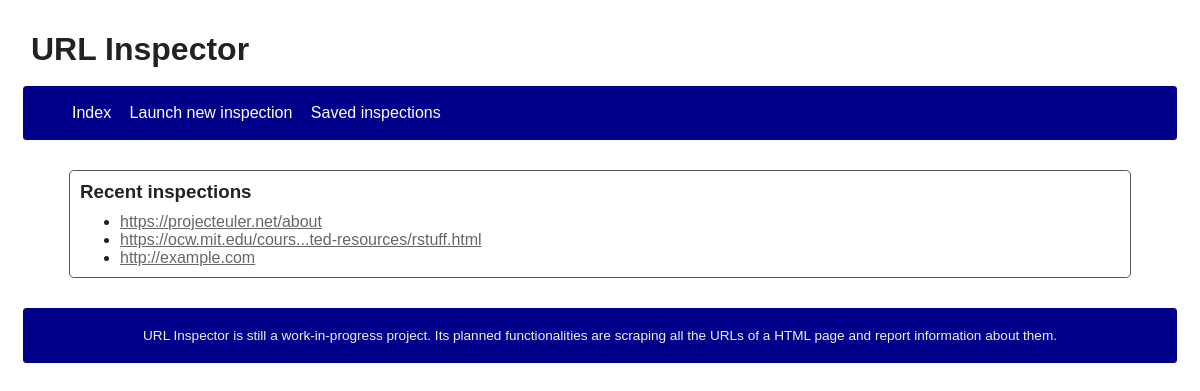
/, run on an earlier commit of the app's database.
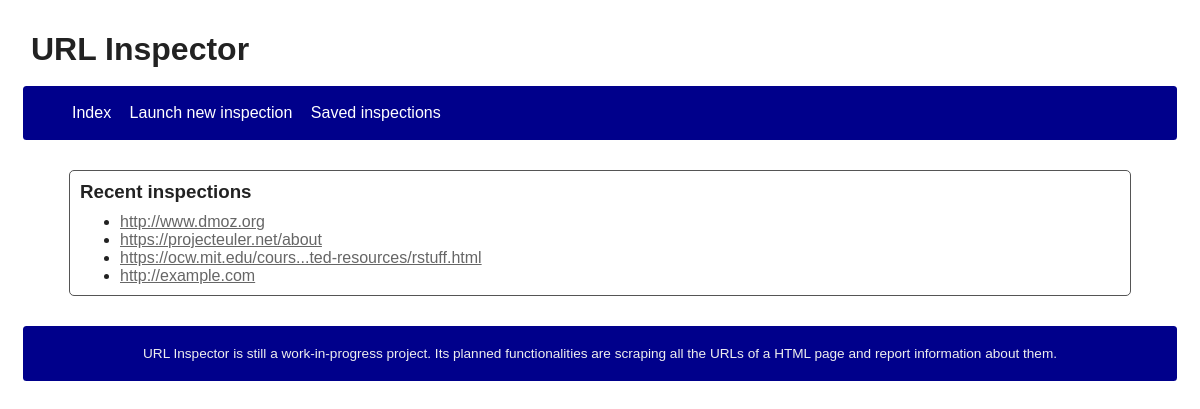
And on a later commit of the database.
### URLInspectorApp/models.py (models this page shows, shortened)
class Extraction(models.Model):
    STARTED = "started"
    TERMINATED = "terminated"
    CANCELLED = "cancelled"
    choices_status = (
        (STARTED, "Started"),
        (TERMINATED, "Terminated"),
        (CANCELLED, "Cancelled"),
    )
    url = models.URLField()
    start_date = models.DateTimeField(default=timezone.now)
    status = models.CharField(
        max_length=16,
        choices=choices_status,
        default=STARTED
    )

### URLInspectorApp/views.py (the view)
# urls.py: url(r"^$", views.IndexView.as_view(), name="index"),
class IndexView(ListView):
    template_name = "url_inspector/index.html"
    context_object_name = "extractions"
    def get_queryset(self):
        limit = 5
        return Extraction.objects.all().order_by("-start_date")[:limit]
    def get_context_data(self, **kwargs):
        super_context = super(IndexView, self).get_context_data(**kwargs)
        context = global_context.copy()
        context.update(super_context)
        context["extractions_count"] = Extraction.objects.count()
        return context

### URLInspectorApp/templatetags/ui_utils.py (called while the page is built)
@register.filter()
@stringfilter
def truncate_chars_middle(text, limit, sep="..."):
    if not text or limit < 0:
        return ""
    length = len(text)
    if length < limit:
        return text
    else:
        first_half = ceil(limit / 2)
        second_half = length - floor(limit / 2)
        return text[:first_half] + sep + text[second_half:]

### URLInspectorApp/templates/url_inspector/index.html (shortened to what this page needs)
{% extends "url_inspector/base.html" %}
{% load ui_utils %}
{% block content %}
    <h3>Recent inspections</h3>
    {% if extractions %}
        <ul>
            {% for e in extractions %}
                <li>
                    <a
                            href="{% url 'url_inspector:inspection' e.id %}"
                            {% if e.url|length > length_url_max %} title="{{ e.url }}" {% endif %}
                    >
                        {{ e.url|truncate_chars_middle:length_url_max }}
                    </a>
                </li>
            {% endfor %}
        </ul>
    {% else %}
        <p>No recent inspections to display.</p>
    {% endif %}
{% endblock %}

What changed in the data, as far as the page shows it:
added Extraction: url "http://www.dmoz.org"
